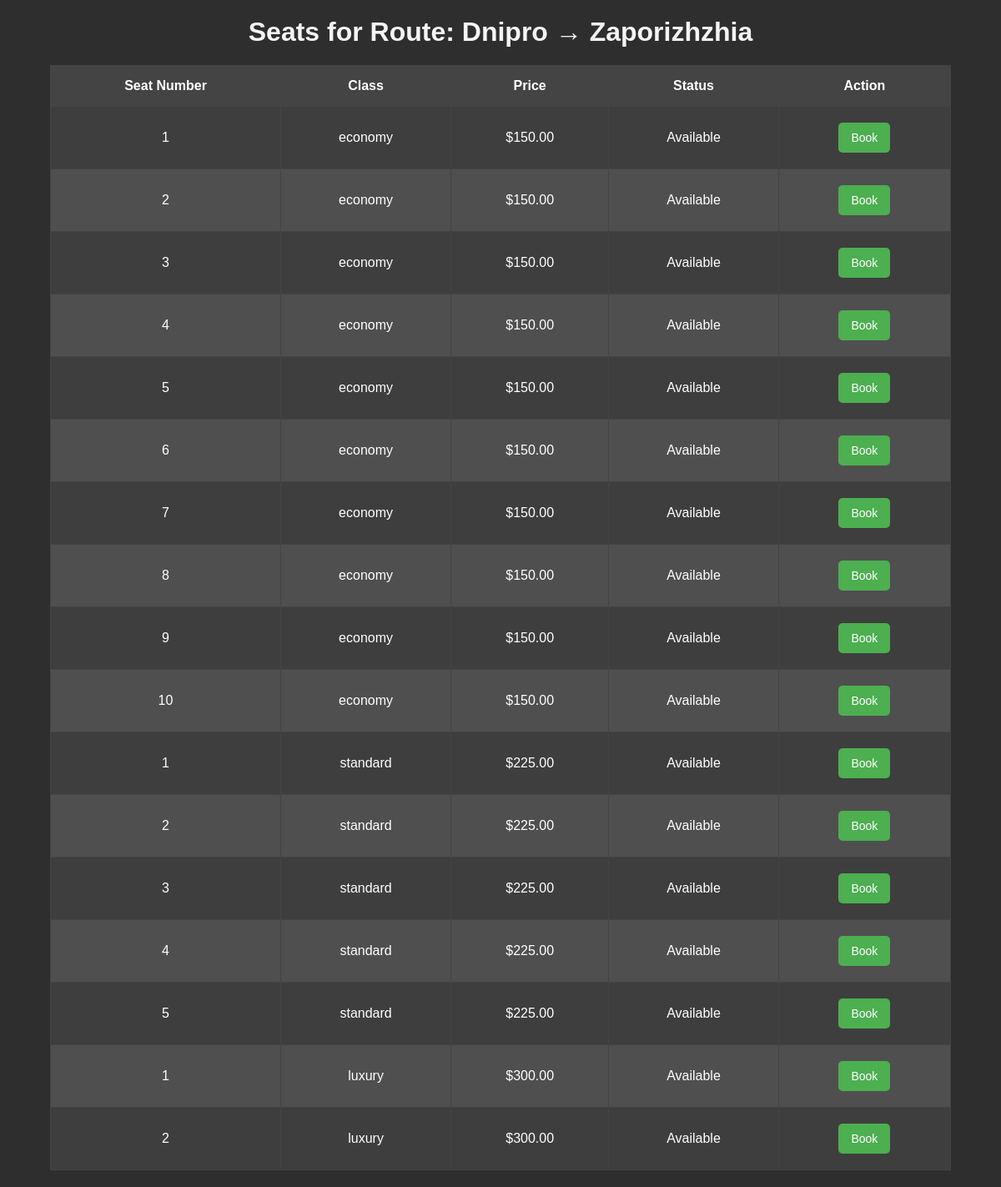
Screenshot of /seats/3 with the database file from the repository.
### tables this page shows
CREATE TABLE routes (
                id INTEGER PRIMARY KEY AUTOINCREMENT,
                departure TEXT NOT NULL,
                destination TEXT NOT NULL,
                departure_time TEXT NOT NULL,
                arrival_time TEXT NOT NULL,
                base_price REAL NOT NULL,
                train_type_id INTEGER NOT NULL,
                FOREIGN KEY (train_type_id) REFERENCES train_types (id)
            );

CREATE TABLE seats (
        id INTEGER PRIMARY KEY AUTOINCREMENT,
        route_id INTEGER NOT NULL,
        seat_number INTEGER NOT NULL,
        class TEXT NOT NULL,
        price REAL NOT NULL,
        is_booked INTEGER DEFAULT 0,
        FOREIGN KEY (route_id) REFERENCES routes (id)
    );

### railway_station/app.py (the view)
@app.route('/seats/<int:route_id>')
def view_seats(route_id):
    with sqlite3.connect('database.db') as conn:
        cursor = conn.cursor()
        cursor.execute('SELECT * FROM seats WHERE route_id = ?', (route_id,))
        seats = cursor.fetchall()
        cursor.execute('SELECT departure, destination FROM routes WHERE id = ?', (route_id,))
        route = cursor.fetchone()
    return render_template('seats.html', seats=seats, route=route)

### railway_station/templates/seats.html (shortened to what this page needs)
<!DOCTYPE html>
<html lang="en">
<head>
</head>
<body>
    <h1>Seats for Route: {{ route[0] }} → {{ route[1] }}</h1>
    <table>
        <thead>
            <tr>
                <th>Seat Number</th>
                <th>Class</th>
                <th>Price</th>
                <th>Status</th>
                <th>Action</th>
            </tr>
        </thead>
        <tbody>
            {% for seat in seats %}
            <tr>
                <td>{{ seat[2] }}</td>
                <td>{{ seat[3] }}</td>
                <td>${{ "%.2f" | format(seat[4]) }}</td>
                <td>{{ "Available" if not seat[5] else "Booked" }}</td>
                <td>
                    {% if not seat[5] %}
                    <form action="/book/{{ seat[0] }}" method="POST">
                        <button type="submit">Book</button>
                    </form>
                    {% else %}
                    <span>Not Available</span>
                    {% endif %}
                </td>
            </tr>
            {% endfor %}
        </tbody>
    </table>
</body>
</html>

### railway_station/templates/seats.html (style rules this page uses)
body { font-family: Arial, sans-serif; background-color: #2e2e2e; color: #ffffff; margin: 0; padding: 0; }
h1 { text-align: center; margin-top: 20px; color: #f4f4f4; }
table { width: 90%; margin: 20px auto; border-collapse: collapse; background-color: #3e3e3e; }
th, td { padding: 15px; text-align: center; border: 1px solid #444; }
th { background-color: #444; color: #fff; }
tr:nth-child(even) { background-color: #4f4f4f; }
button { background-color: #4CAF50; color: white; border: none; padding: 10px 15px; text-align: center; text-decoration: none; display: inline-block; font-size: 14px; margin: 4px 2px; cursor: pointer; border-radius: 5px; }

### rows the page displays
routes: departure "Dnipro", destination "Zaporizhzhia"
seats: seat_number "1", class "economy", price "150.00", is_booked "Available"
seats: seat_number "2", class "economy", price "150.00", is_booked "Available"
seats: seat_number "3", class "economy", price "150.00", is_booked "Available"
seats: seat_number "4", class "economy", price "150.00", is_booked "Available"
seats: seat_number "5", class "economy", price "150.00", is_booked "Available"
seats: seat_number "6", class "economy", price "150.00", is_booked "Available"
seats: seat_number "7", class "economy", price "150.00", is_booked "Available"
seats: seat_number "8", class "economy", price "150.00", is_booked "Available"
seats: seat_number "9", class "economy", price "150.00", is_booked "Available"
seats: seat_number "10", class "economy", price "150.00", is_booked "Available"
seats: seat_number "1", class "standard", price "225.00", is_booked "Available"
seats: seat_number "2", class "standard", price "225.00", is_booked "Available"
seats: seat_number "3", class "standard", price "225.00", is_booked "Available"
seats: seat_number "4", class "standard", price "225.00", is_booked "Available"
seats: seat_number "5", class "standard", price "225.00", is_booked "Available"
seats: seat_number "1", class "luxury", price "300.00", is_booked "Available"
seats: seat_number "2", class "luxury", price "300.00", is_booked "Available"
